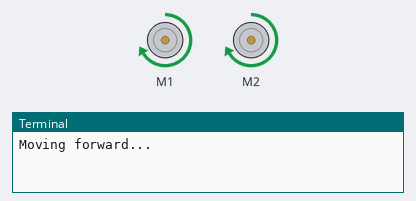
A program run on a simulated Raspberry Pi (BCM pin numbers). Shown: 2 × DC motor (green arrow = forward, orange = backward, longer = faster), the last lines printed to the terminal. At 10.0 s the program stops and its outputs stay as they are.

Above: at 0.1 s.
At 5.1 s:
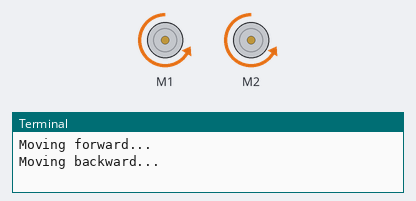
At 10.1 s:
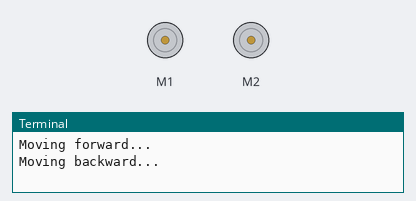
Timing chart, 0 to 11.5 s (numbered marks = the images above):
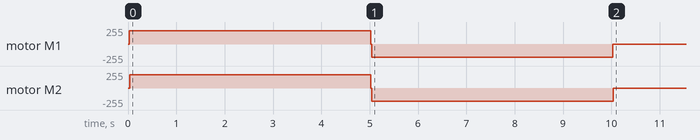

The program:

robot.py
```python
#!/usr/bin/python3
"""
  Raspberry Pi Zero Motor Control
"""

import time
from Adafruit_MotorHAT import Adafruit_MotorHAT


class Robot(object):
  def __init__(self, left_channel, right_channel):
    self.motor = Adafruit_MotorHAT(0x60)
    self.left_motor = self.motor.getMotor(left_channel)
    self.right_motor = self.motor.getMotor(right_channel)

  def set_speed(self):
    self.left_motor.setSpeed(200)
    self.right_motor.setSpeed(200)

  def stop(self):
    self.left_motor.run(Adafruit_MotorHAT.RELEASE)
    self.right_motor.run(Adafruit_MotorHAT.RELEASE)

  def forward(self, duration):
    self.set_speed()
    self.left_motor.run(Adafruit_MotorHAT.FORWARD)
    self.right_motor.run(Adafruit_MotorHAT.FORWARD)
    time.sleep(duration)
    self.stop()

  def reverse(self, duration):
    self.set_speed()
    self.left_motor.run(Adafruit_MotorHAT.BACKWARD)
    self.right_motor.run(Adafruit_MotorHAT.BACKWARD)
    time.sleep(duration)
    self.stop()

  def left(self, duration):
    self.set_speed()
    self.right_motor.run(Adafruit_MotorHAT.FORWARD)
    time.sleep(duration)
    self.stop()

  def right(self, duration):
    self.set_speed()
    self.left_motor.run(Adafruit_MotorHAT.FORWARD)
    time.sleep(duration)
    self.stop()


if __name__ == "__main__":
  # create an instance  of the robot class with channels 1 and 2
  robot = Robot(1,2)
  print("Moving forward...")
  robot.forward(5)
  print("Moving backward...")
  robot.reverse(5)
  robot.stop()
```
